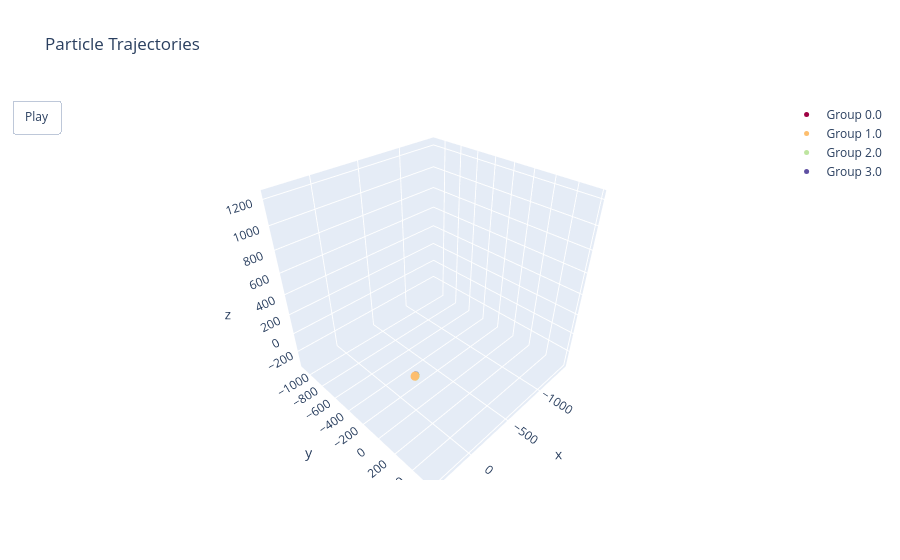

Notebook code for this chart:
### Code cell
plot_functions.plot_traj_labels_plotly_2nd(trajectories)

### Figure 1 — Plotly figure (JSON) as saved in the notebook; plotly's stock layout.template omitted (floating-point values rounded to 4 significant figures)
{"data": [{"marker": {"color": "rgba(158, 1, 66, 1.0)", "size": 5}, "mode": "markers", "name": "Group 0.0", "type": "scatter3d", "x": [-1.632, -0.9263, -0.5694, -0.1515, 0.02339, 0.4161, -0.3087, -0.9587, -0.3757, 0.3464], "y": [-0.07049, 0.01952, 0.06399, -0.02732, 0.03778, -0.2414, -0.2146, -0.2305, -0.3828, -0.3387], "z": [0.4662, 0.8325, 1.547, 2.223, 3.001, 3.64, 3.977, 4.443, 4.97, 5.311]}, {"marker": {"color": "rgba(253, 190, 110, 1.0)", "size": 5}, "mode": "markers", "name": "Group 1.0", "type": "scatter3d", "x": [1.813, 2.016, 1.219, 1.195, 1.428, 1.574, 0.8351, 1.199, 1.072, 0.9484], "y": [0.2584, 0.2602, 0.2597, 0.9351, 0.9202, 1.07, 1.031, 0.8108, 0.9933, 0.4967], "z": [1.745, 2.519, 2.59, 3.018, 3.783, 4.555, 4.859, 5.537, 6.306, 6.921]}, {"marker": {"color": "rgba(190, 229, 160, 1.0)", "size": 5}, "mode": "markers", "name": "Group 2.0", "type": "scatter3d", "x": [0.3696, 0.628, 0.1563, -0.4331, -1.028, -0.8411, -1.145, -1.652, -2.393, -2.48], "y": [1.428, 0.9984, 1.275, 1.181, 1.331, 1.704, 1.926, 1.971, 1.984, 2.491], "z": [1.065, 1.689, 2.272, 2.805, 3.318, 4.0, 4.706, 5.323, 5.624, 6.236]}, {"marker": {"color": "rgba(94, 79, 162, 1.0)", "size": 5}, "mode": "markers", "name": "Group 3.0", "type": "scatter3d", "x": [-1.256, -0.8075, -1.38, -2.129, -2.771, -3.546, -3.779, -4.286, -4.933, -4.71], "y": [0.4915, 0.6229, 0.7904, 0.8047, 0.769, 0.7504, 0.4671, 0.3636, 0.4444, 0.4546], "z": [1.461, 2.11, 2.644, 2.924, 3.4, 3.596, 4.307, 4.917, 5.381, 6.149]}], "layout": {"scene": {"aspectmode": "cube", "xaxis": {"range": [-1464.0, 440.8]}, "yaxis": {"range": [-1153.0, 621.8]}, "zaxis": {"range": [-378.2, 1266.0]}}, "title": {"text": "Particle Trajectories"}, "updatemenus": [{"buttons": [{"args": [null, {"frame": {"duration": 100, "redraw": true}, "fromcurrent": true}], "label": "Play", "method": "animate"}], "showactive": false, "type": "buttons"}]}}
